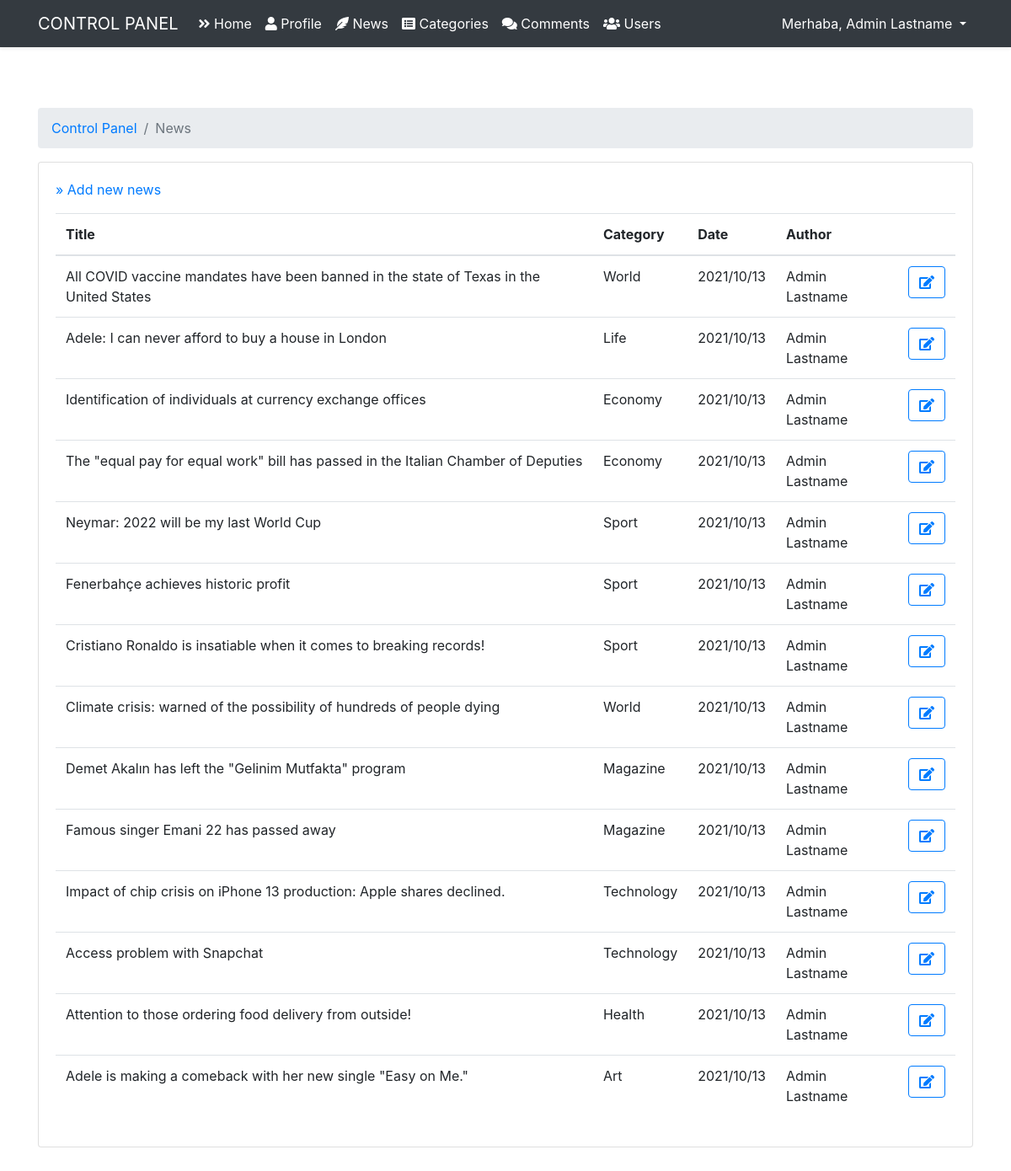
The app's page /admin/news (signed in) with its own data.
### tables this page shows
CREATE TABLE `users` (
  `id` int(11) NOT NULL,
  `name` varchar(255) NOT NULL,
  `lastname` varchar(255) NOT NULL,
  `email` varchar(255) NOT NULL,
  `password` varchar(255) NOT NULL,
  `role_level` int(11) NOT NULL DEFAULT 1
);

CREATE TABLE `news` (
  `id` int(11) NOT NULL,
  `title` varchar(255) NOT NULL,
  `content` text NOT NULL,
  `date` date NOT NULL DEFAULT current_timestamp(),
  `category_id` int(11) NOT NULL,
  `user_id` int(11) NOT NULL,
  `image` varchar(255) NOT NULL
);

### core/Router.php (called while the page is built, shortened)
<?php
class Router
{
    public Request $request;
    protected array $routes = [];
    public function __construct(Request $request)
    {
        $this->request = $request;
    }
    public function get($path, $callback)
    {
        $this->routes['get'][$path] = $callback;
    }
    public function post($path, $callback)
    {
        $this->routes['post'][$path] = $callback;
    }
    public function resolve()
    {
        $path = $this->request->getPath();
        $method = $this->request->method();
        $callback = $this->routes[$method][$path] ?? false;
        if (is_array($callback)) {
            $controller = new $callback[0]();
            $controller->action = $callback[1];
            $callback[0] = $controller;
        }
        return call_user_func($callback, $this->request);
    }
    public function view(string $view, ?string $title = null, array $data = [])
    {
        require_once __DIR__ . "/../resources/views/$view.php";
        return ob_get_clean();
    }
}

### core/Controller.php (called while the page is built, shortened)
<?php
abstract class Controller
{
    public static function view(string $view, ?string $title = null, array $data = [])
    {
        return Application::$app->router->view($view, $title, $data);
    }
}

### app/Controllers/Admin/NewsController.php (called while the page is built, shortened)
<?php
class NewsController extends Controller
{
    public function index()
    {
        $news = array_reverse(News::all());
        for ($i=0; $i < count($news); $i++) {
            $user = (new News())->getUser($news[$i]['user_id']);
            $category = (new News())->getCategory($news[$i]['category_id']);
            $news[$i]['user'] = $user['name'] . " " . $user['lastname'];
            $news[$i]['category'] = $category['name'];
            $news[$i]['date'] = date("Y/m/d", strtotime($news[$i]['date']));
        }
        return $this->view('auth/admin/news', 'News', compact('news'));
    }
}

### public/index.php (called while the page is built, shortened)
<?php
$app = new Application();
$app->run();

### core/Session.php (called while the page is built, shortened)
<?php
class Session
{
    public static function get($key)
    {
        return !empty($_SESSION[$key]) ? $_SESSION[$key] : null;
    }
}

### core/DB.php (called while the page is built, shortened)
<?php
class DB
{
    public static function connection()
    {
        $env = parse_ini_file(__DIR__ . '/../.env');
        $host = $env['DB_HOST'];
        $database = $env['DB_DATABASE'];
        $username = $env['DB_USERNAME'];
        $password = $env['DB_PASSWORD'];
        try {
            $dsn = "mysql:host=$host; dbname=$database;";
            $pdo = new PDO($dsn, $username, $password);
            return $pdo;
        } catch (PDOException $e) {
            echo "Database error " . $e->getMessage();
            Logger::emergency('Failed to connect to the database.', [false]);
            exit();
        }
    }
    public static function table(string $table)
    {
        $db = self::connection();
        $stm = $db->prepare("SELECT * FROM $table");
        $stm->execute();
        return $stm->fetchAll(PDO::FETCH_ASSOC);
    }
    public static function find(string $table, mixed $id)
    {
        $db = self::connection();
        $stm = $db->prepare("SELECT * FROM $table WHERE id = :id");
        $stm->bindParam(":id", $id);
        $stm->execute();
        return $stm->fetch(PDO::FETCH_ASSOC);
    }
}

### core/Model.php (called while the page is built, shortened)
<?php
abstract class Model
{
    public static function all() {
        $table = static::$table;
        return DB::table($table);
    }
    public static function find($id) {
        $table = static::$table;
        return DB::find($table, $id);
    }
}

### app/Models/News.php (called while the page is built, shortened)
<?php
class News extends Model
{
    public function getUser(int $user_id)
    {
        return User::find($user_id);
    }
    public function getCategory(int $category_id)
    {
        return Category::find($category_id);
    }
}

### resources/views/auth/admin/news.php (the view)
<?php require __DIR__ . '/layouts/header.php';?>
    <div class="container">
        <div class="row justify-content-center py-5">
            <div class="col-md-12">
                <nav aria-label="breadcrumb">
                    <ol class="breadcrumb">
                        <li class="breadcrumb-item"><a href="/admin">Control Panel</a></li>
                        <li class="breadcrumb-item active" aria-current="page"><?= $title ?></li>
                    </ol>
                </nav>
                <div class="card">
                    <div class="card-body">
                        <div class="pb-3">
                            <a href="news/create">» Add new news</a>
                        </div>
                        <table class="table caption-top table-hover">
                            <thead>
                            <tr>
                                <th scope="col">Title</th>
                                <th scope="col">Category</th>
                                <th scope="col">Date</th>
                                <th scope="col">Author</th>
                                <th scope="col"></th>
                            </tr>
                            </thead>
                            <tbody>
                            <?php foreach($news as $post): ?>
                                <tr>
                                    <td><?= $post['title'] ?></td>
                                    <td><?= $post['category'] ?></td>
                                    <td><?= $post['date'] ?></td>
                                    <td><?= $post['user'] ?>
                                    </td>
                                    <td>
                                        <a href="news/edit?id=<?= $post['id'] ?>">
                                            <span class="btn btn-outline-primary">
                                            <i class="fa fa-edit"></i>
                                            </span>
                                        </a>
                                    </td>
                                </tr>
                            <?php endforeach; ?>
                            </tbody>
                        </table>
                    </div>
                </div>
            </div>
        </div>
    </div>
<?php require __DIR__ . '/layouts/footer.php';?>

### resources/views/auth/admin/layouts/navbar.php (shortened to what this page needs)
<nav class="navbar navbar-expand-md navbar-dark bg-dark shadow-sm">
    <div class="container">
        <a class="navbar-brand text-uppercase" href="/admin">Control Panel</a>
        <div class="collapse navbar-collapse" id="navbars">
            <ul class="navbar-nav me-auto mb-2 mb-lg-0">
                <li class="nav-item">
                    <a class="nav-link text-white" aria-current="page" href="/admin">
                        <i class="fas fa-angle-double-right"></i>
                        Home
                    </a>
                </li>
                <li class="nav-item">
                    <a class="nav-link text-white" aria-current="page" href="/admin/profile">
                        <i class="fas fa-user"></i>
                        Profile
                    </a>
                </li>
                <?php if (user('role_level') >= 3): ?>
                <li class="nav-item">
                    <a class="nav-link text-white" aria-current="page" href="/admin/news">
                        <i class="fas fa-feather-alt"></i>
                        News
                    </a>
                </li>
                    <li class="nav-item">
                        <a class="nav-link text-white" aria-current="page" href="/admin/category">
                            <i class="fas fa-list-alt"></i>
                            Categories
                        </a>
                    </li>
                <?php endif; ?>
                <?php if (user('role_level') >= 3): ?>
                    <li class="nav-item">
                        <a class="nav-link text-white" aria-current="page" href="/admin/comment">
                            <i class="fas fa-comments"></i>
                            Comments
                        </a>
                    </li>
                    <li class="nav-item">
                        <a class="nav-link text-white" aria-current="page" href="/admin/user">
                            <i class="fas fa-users"></i>
                            Users
                        </a>
                    </li>
                <?php endif; ?>
            </ul>
            <div class="navbar-collapse">
                <ul class="navbar-nav ml-auto">
                    <div class="dropdown">
                        <a class="nav-link dropdown-toggle text-white" href="#" role="button" id="dropdownMenuLink" data-bs-toggle="dropdown" aria-expanded="false">
                            Merhaba, <?php echo user('name') ?> <?php echo user('lastname') ?>
                        </a>
                    </div>
                </ul>
            </div>
        </div>
    </div>
</nav>

### records on screen
users: name "Admin", lastname "Lastname"
news: title "All COVID vaccine mandates have been banned in the state of Texas in the United States", category "World", date "2021/10/13", user "Admin Lastname"
news: title "Adele: I can never afford to buy a house in London", category "Life", date "2021/10/13", user "Admin Lastname"
news: title "Identification of individuals at currency exchange offices", category "Economy", date "2021/10/13", user "Admin Lastname"
news: title "The \"equal pay for equal work\" bill has passed in the Italian Chamber of Deputies", category "Economy", date "2021/10/13", user "Admin Lastname"
news: title "Neymar: 2022 will be my last World Cup", category "Sport", date "2021/10/13", user "Admin Lastname"
news: title "Fenerbahçe achieves historic profit", category "Sport", date "2021/10/13", user "Admin Lastname"
news: title "Cristiano Ronaldo is insatiable when it comes to breaking records!", category "Sport", date "2021/10/13", user "Admin Lastname"
news: title "Climate crisis: warned of the possibility of hundreds of people dying", category "World", date "2021/10/13", user "Admin Lastname"
news: title "Demet Akalın has left the \"Gelinim Mutfakta\" program", category "Magazine", date "2021/10/13", user "Admin Lastname"
news: title "Famous singer Emani 22 has passed away", category "Magazine", date "2021/10/13", user "Admin Lastname"
news: title "Impact of chip crisis on iPhone 13 production: Apple shares declined.", category "Technology", date "2021/10/13", user "Admin Lastname"
news: title "Access problem with Snapchat", category "Technology", date "2021/10/13", user "Admin Lastname"
news: title "Attention to those ordering food delivery from outside!", category "Health", date "2021/10/13", user "Admin Lastname"
news: title "Adele is making a comeback with her new single \"Easy on Me.\"", category "Art", date "2021/10/13", user "Admin Lastname"

### other values on screen
$title "News"
